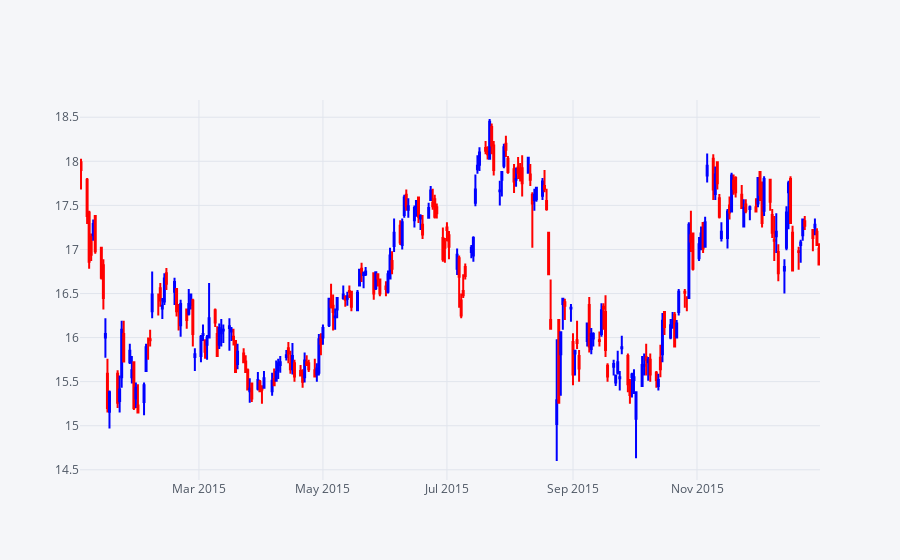

Notebook source saved alongside this figure:
### Code cell
bac15 = BAC[['High','Low','Open','Close']].loc['2015-01-02':'2015-12-31']
bac15.iplot(kind = 'candle',up_color='blue',down_color='red')

### Figure 1 — Plotly figure (JSON) as saved in the notebook; plotly's stock layout.template omitted (floating-point values rounded to 4 significant figures; data arrays with more than 128 entries replaced by an {"elided": "..."} marker saying what was removed)
{"data": [{"close": {"elided": "252 float values"}, "decreasing": {"line": {"color": "red"}}, "high": {"elided": "252 float values"}, "increasing": {"line": {"color": "blue"}}, "low": {"elided": "252 float values"}, "open": {"elided": "252 float values"}, "showlegend": false, "type": "candlestick", "x": {"elided": "252 str values"}, "yaxis": "y2"}], "layout": {"legend": {"bgcolor": "#F5F6F9", "font": {"color": "#4D5663"}}, "paper_bgcolor": "#F5F6F9", "plot_bgcolor": "#F5F6F9", "title": {"font": {"color": "#4D5663"}}, "xaxis": {"gridcolor": "#E1E5ED", "rangeslider": {"visible": false}, "showgrid": true, "tickfont": {"color": "#4D5663"}, "title": {"font": {"color": "#4D5663"}, "text": ""}, "zerolinecolor": "#E1E5ED"}, "yaxis": {"gridcolor": "#E1E5ED", "showgrid": true, "showticklabels": false, "tickfont": {"color": "#4D5663"}, "title": {"font": {"color": "#4D5663"}, "text": ""}, "zerolinecolor": "#E1E5ED"}, "yaxis2": {"gridcolor": "#E1E5ED", "showgrid": true, "tickfont": {"color": "#4D5663"}, "title": {"font": {"color": "#4D5663"}, "text": ""}, "zerolinecolor": "#E1E5ED"}}}
